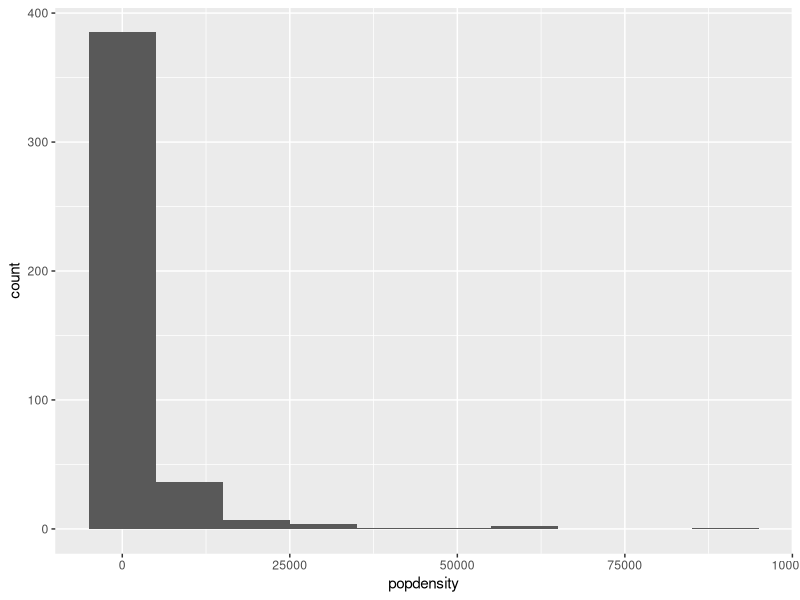
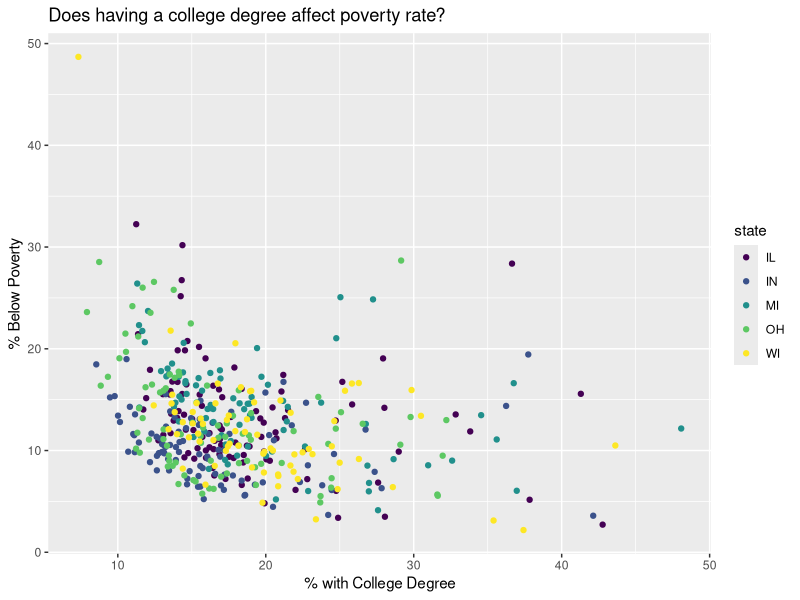

Recreate these plots in R, in order.
## ---- chunk 1
#| label: load-packages
#| warning: false

library(tidyverse)
library(viridis)
## ---- chunk 2
ggplot(midwest, aes(x = popdensity)) + geom_histogram(binwidth = 10000)
## ---- chunk 3
ggplot(midwest, aes(x = percollege, y = percbelowpoverty)) + 
  geom_point(aes(color = state)) + 
  labs(x = "% with College Degree", y = "% Below Poverty",
       title = "Does having a college degree affect poverty rate?") + 
  scale_color_viridis_d(option = "viridis")
